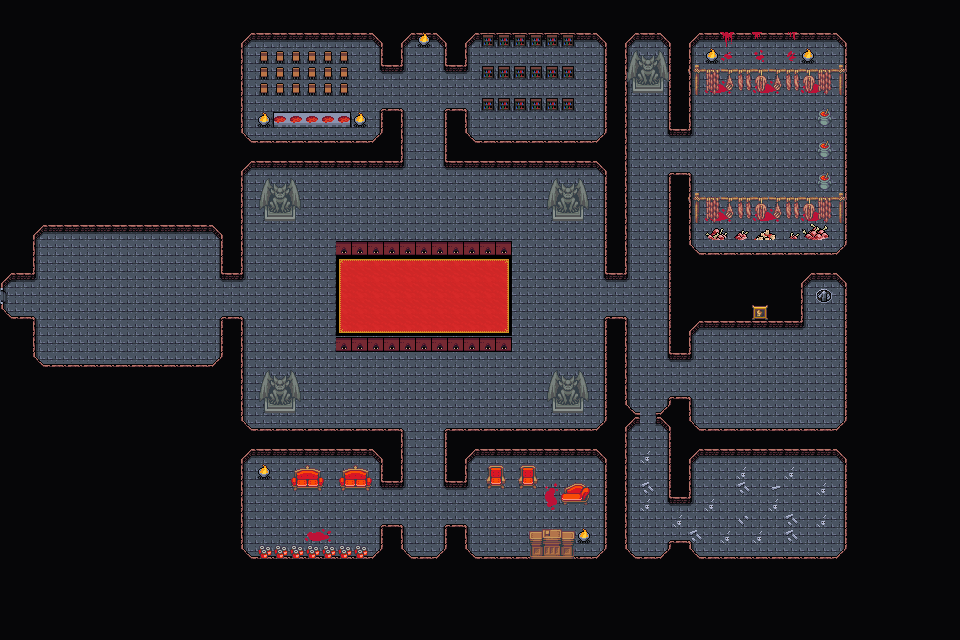

A level layout from a 2D game, rendered from its tile map. Below: a short description, then the map file with tile-grid data replaced by summaries:
An orthogonal 60x40 tile map with 16x16 px tiles, 4 tile layers (Background, Walls, Clutter, Clutter), 4 tilesets and 30 objects.

<map version="1.10" tiledversion="1.11.2" orientation="orthogonal" renderorder="right-down" width="60" height="40" tilewidth="16" tileheight="16" infinite="0" nextlayerid="9" nextobjectid="148">
 <editorsettings>
  <export target="wastetown..tmx" format="tmx" />
 </editorsettings>
 <properties>
  <property name="dungeonEffect" value="{&quot;startBattleWithCard&quot;: [ &quot;Castle Sengir&quot;, &quot;Greater Werewolf&quot; ]}" />
 </properties>
 <tileset firstgid="1" source="../../../../common/maps/tileset/main.tsx" />
 <tileset firstgid="10113" source="../../../../common/maps/tileset/buildings.tsx" />
 <tileset firstgid="11905" source="../../../../common/maps/tileset/dungeon/dungeon_2.tsx" />
 <tileset firstgid="36241" source="../../../../common/maps/tileset/dungeon/dungeon_bis.tsx" />
 <layer id="1" name="Background" width="60" height="40">
  <data>[2400 cells, 2400 non-empty, 10 distinct tile ids]</data>
 </layer>
 <layer id="2" name="Walls" width="60" height="40">
  <data>[2400 cells, 1655 non-empty, 23 distinct tile ids]</data>
 </layer>
 <layer id="3" name="Clutter" width="60" height="40">
  <properties>
   <property name="spriteLayer" type="bool" value="true" />
  </properties>
  <data>[2400 cells, 143 non-empty, 50 distinct tile ids]</data>
 </layer>
 <layer id="8" name="Clutter" width="60" height="40">
  <data>[2400 cells, 292 non-empty, 49 distinct tile ids]</data>
 </layer>
 <objectgroup id="4" name="Objects">
  <object id="65" template="../../../../common/maps/obj/door_down.tx" x="816.832" y="303.333">
   <properties>
    <property name="teleport" value="../Realm of Legends/maps/map/evilgrove/Castle_Sengir_2.tmx" />
    <property name="teleportObjectId" value="67" />
   </properties>
  </object>
  <object id="70" template="../../../../common/maps/obj/entry_left.tx" x="3.66667" y="305" />
  <object id="80" template="../../../../common/maps/obj/manashards.tx" x="532" y="517.333" />
  <object id="93" template="../../../../common/maps/obj/enemy.tx" x="640.833" y="412">
   <properties>
    <property name="enemy" value="Rodolf" />
    <property name="speedModifier" type="float" value="30" />
    <property name="threatRange" type="int" value="0" />
   </properties>
  </object>
  <object id="107" template="../../../../common/maps/obj/enemy.tx" x="416.333" y="99.6667">
   <properties>
    <property name="enemy" value="Garza Zol" />
    <property name="speedModifier" type="float" value="60" />
    <property name="threatRange" type="int" value="60" />
   </properties>
  </object>
  <object id="108" template="../../../../common/maps/obj/enemy.tx" x="415.667" y="512.333">
   <properties>
    <property name="enemy" value="Ascendant Evincar" />
    <property name="speedModifier" type="float" value="60" />
    <property name="threatRange" type="int" value="60" />
   </properties>
  </object>
  <object id="109" template="../../../../common/maps/obj/enemy.tx" x="229" y="307">
   <properties>
    <property name="enemy" value="Shauku" />
    <property name="speedModifier" type="float" value="30" />
    <property name="threatRange" type="int" value="0" />
   </properties>
  </object>
  <object id="118" template="../../../../common/maps/obj/enemy.tx" x="608.5" y="306.333">
   <properties>
    <property name="effect" value="{&quot;startBattleWithCard&quot;: [&quot;Arrogant Vampire&quot;, &quot;Drudge Spell&quot;, &quot;Bad Moon&quot;]}" />
    <property name="enemy" value="Grandmother Sengir" />
    <property name="spawn.Easy" type="bool" value="false" />
    <property name="spawn.Normal" type="bool" value="false" />
    <property name="speedModifier" type="float" value="0" />
    <property name="threatRange" type="int" value="0" />
   </properties>
  </object>
  <object id="119" template="../../../../common/maps/obj/dialog.tx" x="191.333" y="314.75" width="32" height="32" rotation="0" visible="1">
   <properties>
    <property name="dialog">[
{
   "text": "The castle ahead is clearly ancient. The scents of blood and dust mingle to give a feeling of old death and thorough discomfort. Glowing vampiric eyes stare out at you from the darkness ahead, and you could have sworn you saw the flash of fangs.
Your manasight stone glows, sensing the power of the legends here.",
   "options": [{
      "name": "(Continue)", "action": [{"deleteMapObject":-1}]}]
}
]</property>
   </properties>
  </object>
  <object id="124" template="../../../../common/maps/obj/manashards.tx" x="258" y="514.667" />
  <object id="125" template="../../../../common/maps/obj/gold.tx" x="415.5" y="548" />
  <object id="127" template="../../obj/treasure.tx" x="580.5" y="96.5">
   <properties>
    <property name="reward">[
  {
    "type": "card",
    "count": 6,
    "colors": [ "black" ],
    "subTypes": [ "Vampire"],
    "rarity": [ "uncommon" ]
  }
]
</property>
    <property name="spawn.Hard" type="bool" value="true" />
   </properties>
  </object>
  <object id="128" template="../../obj/treasure.tx" x="816.5" y="516">
   <properties>
    <property name="reward">[
  {
    "type": "card",
    "count": 3,
    "colors": [ "black" ],
    "subTypes": [ "Vampire"],
    "rarity": [ "rare", "mythic rare" ]
  }
]
</property>
    <property name="spawn.Hard" type="bool" value="true" />
   </properties>
  </object>
  <object id="131" template="../../../../common/maps/obj/scroll.tx" x="791.5" y="155">
   <properties>
    <property name="reward" value="[ { &quot;type&quot;: &quot;card&quot;, &quot;cardName&quot;: &quot;Sengir Vampire&quot;, &quot;editions&quot;: [ &quot;LEA&quot; ], &quot;count&quot;: 1 } ]" />
   </properties>
  </object>
  <object id="132" template="../../../../common/maps/obj/dialog.tx" x="572.615" y="312.548" width="32" height="32" rotation="0" visible="1">
   <properties>
    <property name="dialog">[
{
   "text": "A distinctly withered woman stands before you - seemingly not a vampire, though becoming one would probably only improve her appearance.
'Come, dearie. Let granny show you what old magic can do.'",
   "options": [{
      "name": "(Continue)", "action": [{"deleteMapObject":-1}]}]
}
]</property>
   </properties>
  </object>
  <object id="133" template="../../../../common/maps/obj/collision.tx" x="546.75" y="177.75" width="43.0363" height="43.4571" />
  <object id="134" template="../../../../common/maps/obj/collision.tx" x="546.482" y="368.771" width="43.0363" height="43.4571" />
  <object id="135" template="../../../../common/maps/obj/collision.tx" x="258.482" y="367.771" width="43.0363" height="43.4571" />
  <object id="136" template="../../../../common/maps/obj/collision.tx" x="258.232" y="178.021" width="43.0363" height="43.4571" />
  <object id="137" template="../../../../common/maps/obj/collision.tx" x="625.982" y="50.5215" width="43.0363" height="43.4571" />
  <object id="138" template="../../../../common/maps/obj/collision.tx" x="336.482" y="337.271" width="173.536" height="13.4571" />
  <object id="139" template="../../../../common/maps/obj/collision.tx" x="337.732" y="241.771" width="173.536" height="13.4571" />
  <object id="140" template="../../../../common/maps/obj/collision.tx" x="291.149" y="465.605" width="33.703" height="26.4571" />
  <object id="141" template="../../../../common/maps/obj/collision.tx" x="338.482" y="464.105" width="33.703" height="26.4571" />
  <object id="142" template="../../../../common/maps/obj/collision.tx" x="485.815" y="465.771" width="19.703" height="21.4571" />
  <object id="143" template="../../../../common/maps/obj/collision.tx" x="518.148" y="465.605" width="19.703" height="21.4571" />
  <object id="144" template="../../../../common/maps/obj/collision.tx" x="257.815" y="545.605" width="108.703" height="14.4571" />
  <object id="145" template="../../../../common/maps/obj/collision.tx" x="561.482" y="483.938" width="29.3697" height="21.1238" />
  </objectgroup>
</map>
<!-- 2 of 30 objects omitted -->
